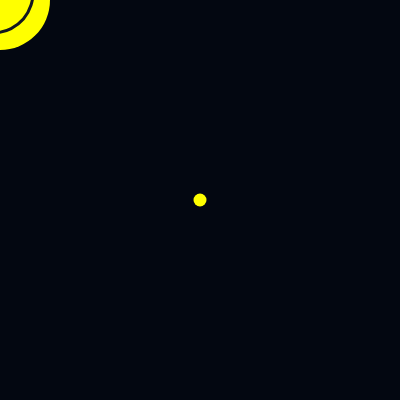
Frame 1 (no input)
Frame 60 (no input): identical to frame 1, image omitted
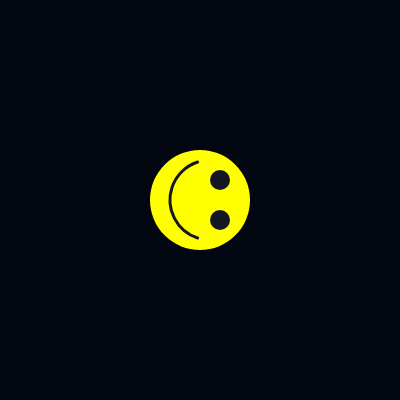
Frame 120 (the mouse pressed at the canvas centre since frame 60)

The p5.js sketch that drew these frames (run headless with seeded random() and noise() and a simulated clock; from frame 60 on, the mouse is pressed at the canvas centre):

// p5.js sketch
// ── sketch.js
const pos = {},
  target = {};

function setup() {
  createCanvas(400, 400);
  noStroke();

  //set target positon
  target.x = width * 0.5;
  target.y = height * 0.5;

}

function draw() {
  background('#030711');

  //set smileyFace position
  pos.x = mouseX;
  pos.y = mouseY;


  //set angle to pass to smileyFace()
  let angleTo = radians((atan2(getDist().y, getDist().x) * 180 / PI));


  //vusuals
  drawTargetVisual();
  smileyFace(angleTo);

}

//get distance from smileyface to target to use in updating the angle
function getDist() {
  return {
    x: pos.x - target.x,
    y: pos.y - target.y
  }
}

function drawTargetVisual() {
  fill('yellow')
  ellipse(target.x, target.y, 13)
}

function smileyFace(angle) {
  translate(pos.x, pos.y);

  //update the angle based on the updateAngleTo() calculation
  rotate(angle);

  //face
  push();
  fill('yellow');
  ellipse(0, 0, 100);
  pop();

  //eyes
  push();
  fill('#131721');
  ellipse(20, -20, 20);
  ellipse(20, 20, 20);
  pop();

  //smile
  push();
  noFill();
  stroke('#131721');
  strokeWeight(3);
  translate(10, 0);
  rotate(radians(90));
  arc(0, 0, 80, 80, 0.1 * PI, 0.9 * PI);
  pop();
}
